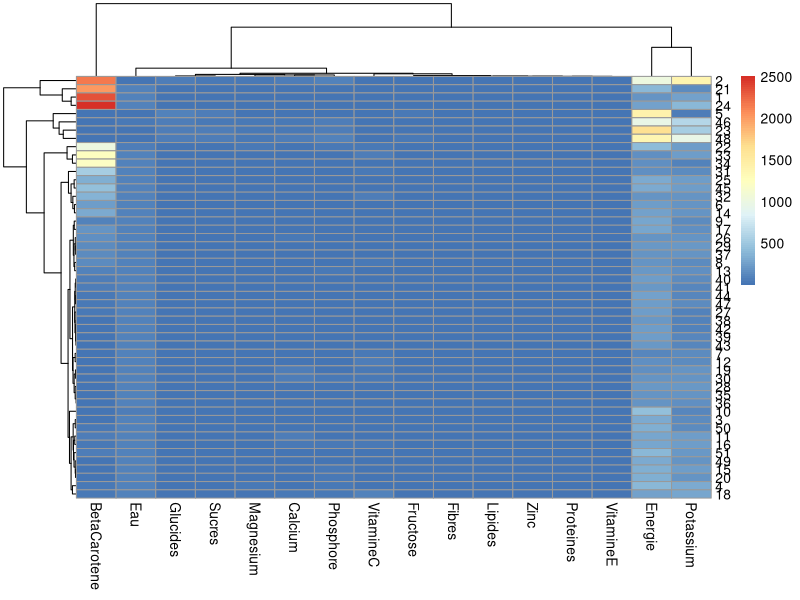
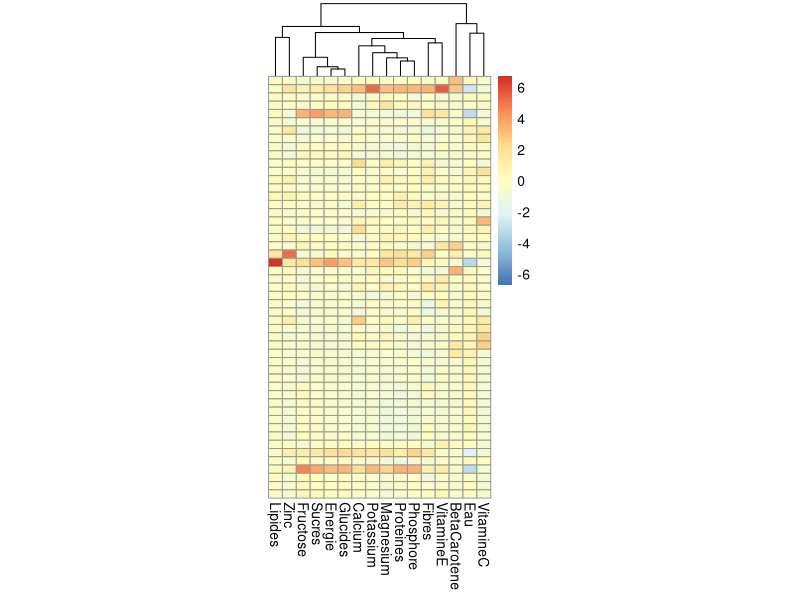
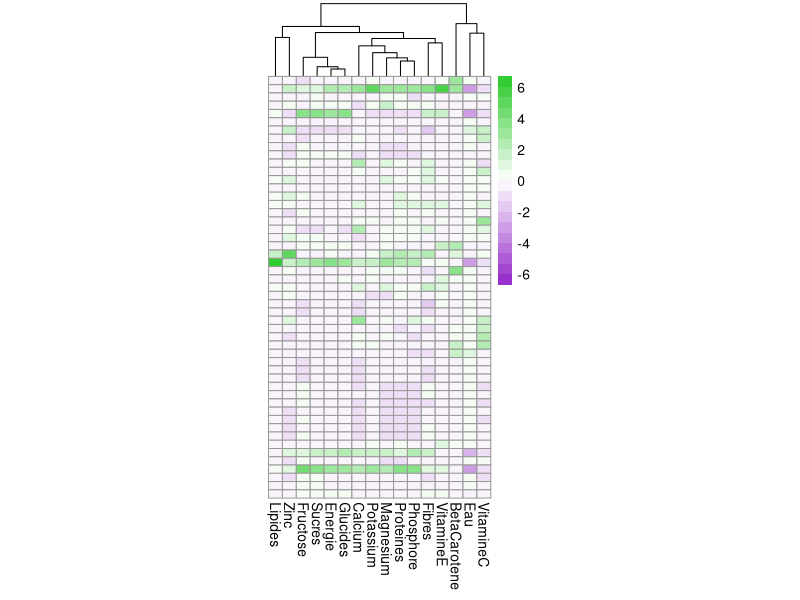
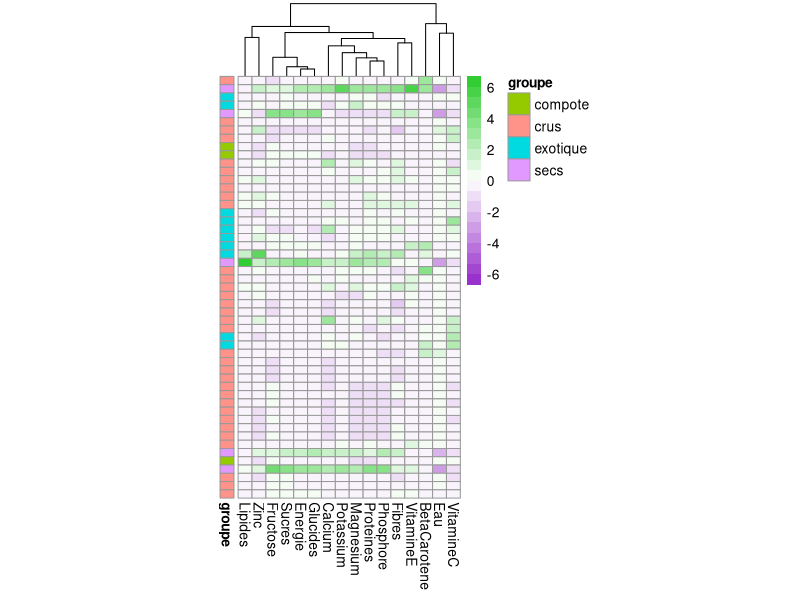

Reproduce these figures in R, in order.
## ---- chunk 1
knitr::opts_chunk$set(
  collapse = TRUE,
  comment = "#>",
  echo = TRUE
)
## ---- chunk 2
library(pheatmap)
## ---- chunk 3
fruits <- readxl::read_excel("fruits.xlsx")
## ---- chunk 4
pheatmap(fruits[, -(1:2)])
## ---- chunk 5
pheatmap(
  fruits[, -(1:2)],
  cluster_rows = FALSE,
  scale = "column",
  show_rownames = FALSE,
  cellwidth = 10
)
## ---- chunk 6
colfun <- colorRampPalette(
  c("darkorchid", 
    "white", 
    "limegreen"))

pheatmap(
  fruits[, -(1:2)],
  cluster_rows = FALSE,
  scale = "column",
  show_rownames = FALSE,
  cellwidth = 10,
  color = colfun(20)
)
## ---- chunk 7
colfun <- colorRampPalette(c("darkorchid", "white", "limegreen"))
fruitsDF <- data.frame(fruits[,-1], row.names = make.unique(fruits$nom))
annotLignes <- fruitsDF[, "groupe", drop = FALSE]

pheatmap(
  fruitsDF[, -1],
  cluster_rows = FALSE,
  scale = "column",
  show_rownames = FALSE,
  cellwidth = 10,
  color = colfun(20), 
  annotation_row = annotLignes
)
